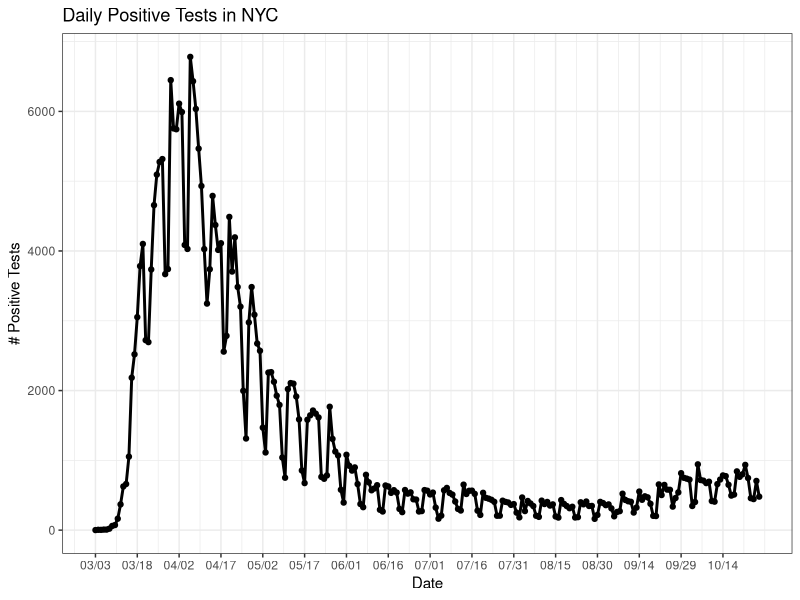
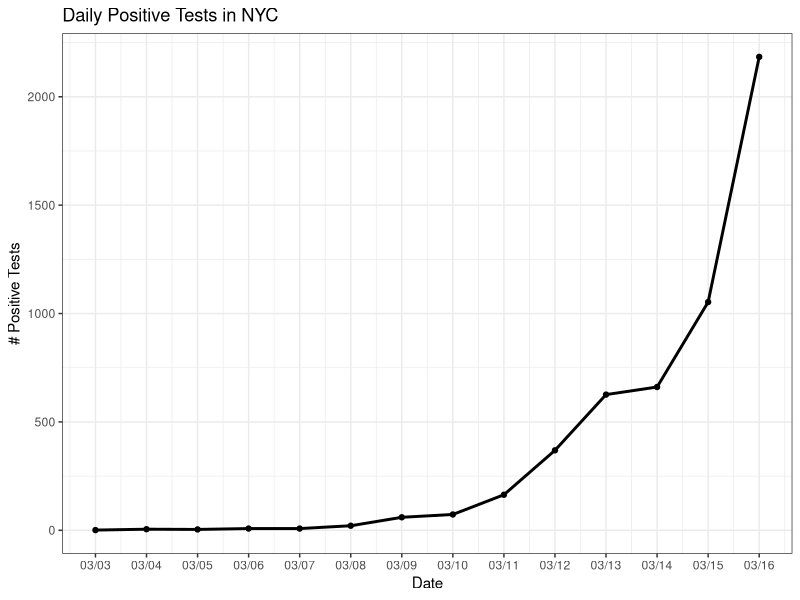
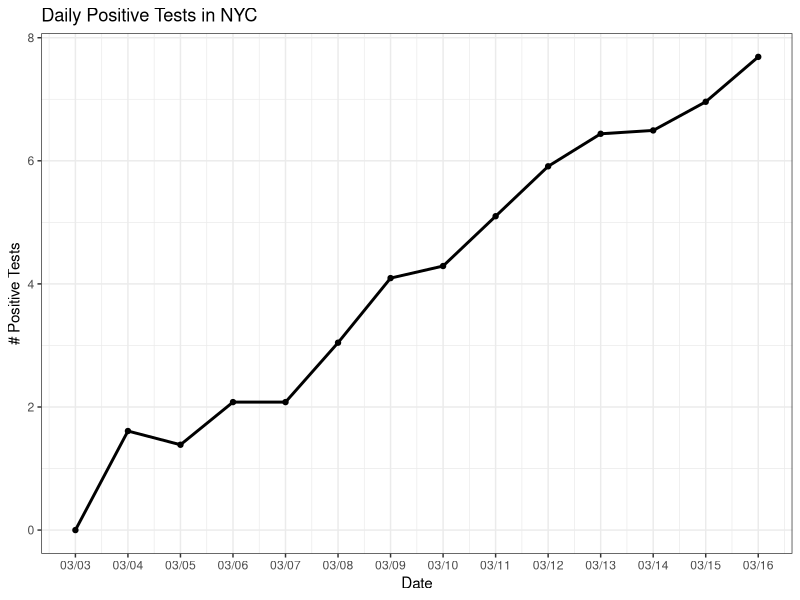
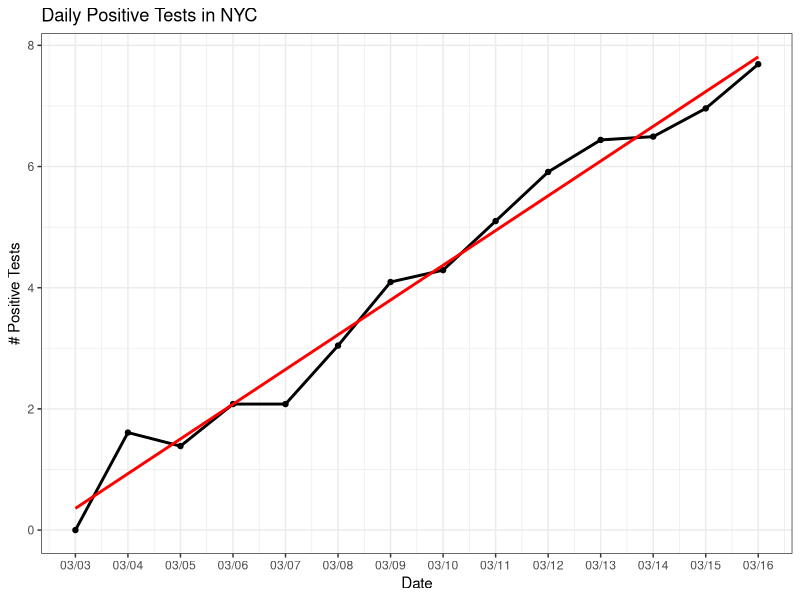
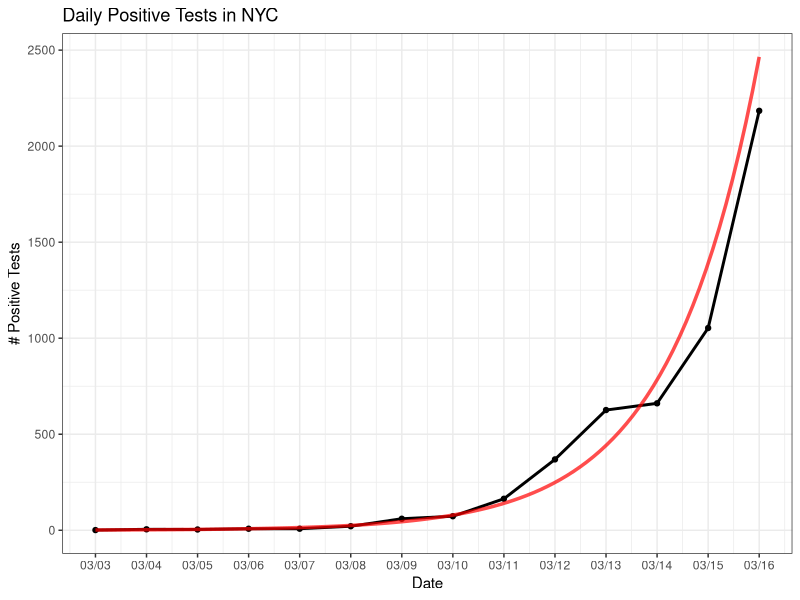
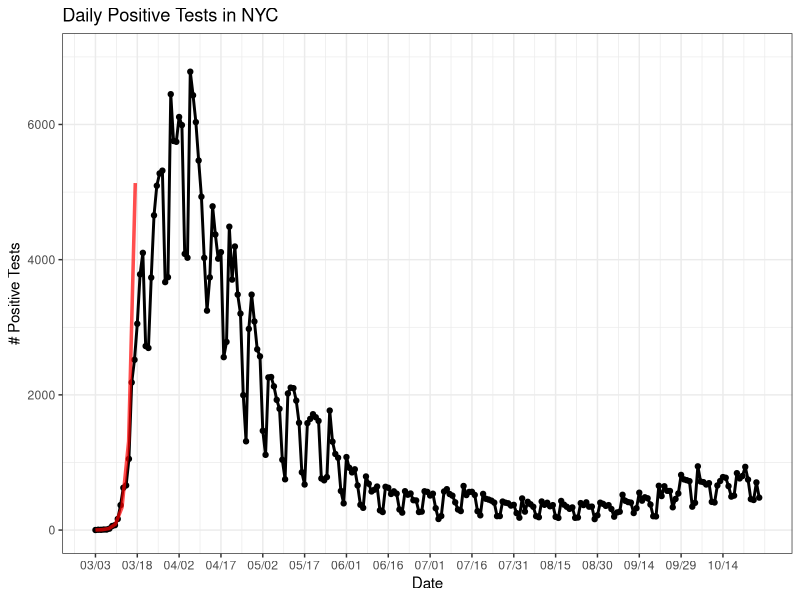
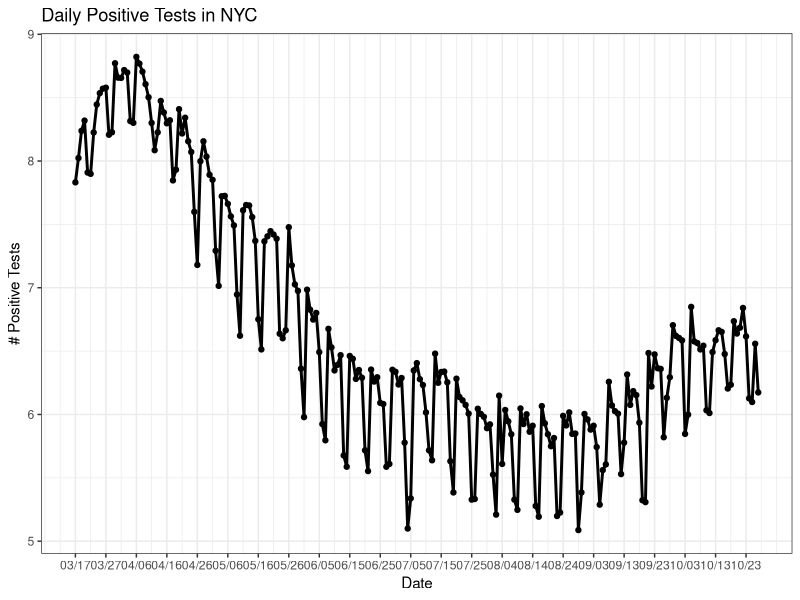

Reproduce these figures in R, in order.
#Load code for plotting
library(ggplot2)

#Read in daily NYC covid data
daily_covid <- read.csv(file="tests.csv")

#Function that can plot our COVID time series
plot_data <- function(cov_dat,label_breaks = 15,logarithm=FALSE){
  breaks <- seq(1,nrow(cov_dat),label_breaks)
  labels <- sapply(as.character(cov_dat$DATE),function(s) substr(s,1,5))
  labels <- labels[breaks]
  day_count <- seq(1,nrow(cov_dat),1)
  if (logarithm){
    covid_plot <- ggplot(data = cov_dat,aes(x = day_count, y = log(POSITIVE_TESTS)))
  } else {
    covid_plot <- ggplot(data = cov_dat,aes(x = day_count, y = POSITIVE_TESTS))
  }
  covid_plot <- covid_plot +
    geom_line(size=1) + 
    geom_point() + 
    scale_x_continuous(breaks=breaks,labels=labels) +
    xlab("Date") + 
    ylab("# Positive Tests") + 
    ggtitle("Daily Positive Tests in NYC") +
    theme_bw()
  return(covid_plot)
}

#Plot the imported COVID data
daily_plot <- plot_data(daily_covid)
daily_plot

#Take just the first two weeks of data and plot
covid_early <- daily_covid[1:14,]
early_plot <- plot_data(covid_early,label_breaks = 1)
early_plot

#Now plot the log case numbers instead
log_plot <- plot_data(covid_early,label_breaks=1,logarithm=TRUE)
log_plot

#Fit a simple linear regression of the log case numbers against the day
day_count <- seq(1,nrow(covid_early),1)
early_mod <- lm(log(covid_early$POSITIVE_TESTS)~day_count)
log_plot <- log_plot + geom_smooth(method='lm',se=FALSE,color='red')
log_plot

#Define function for fitted exponential curve
coefs <- early_mod$coefficients
exp_fit <- function(x) {
  fit <- exp(coefs[1] + coefs[2]*x)
  return(fit)
}

#Plot this exponential curve through the early data
early_plot <- early_plot + stat_function(fun = exp_fit,size=1.2,color='red',alpha=0.7)
early_plot

#Plot this exponential curve through the full data
daily_plot <- daily_plot +  ylim(c(0,7000)) + stat_function(fun = exp_fit,size=1.2,color='red',alpha=0.7)
daily_plot

#Take and plot the data from after the first two weeks - how might you model this?
covid_bulk <- daily_covid[15:nrow(daily_covid),]
plot_data(covid_bulk,label_breaks=10,logarithm=TRUE)

